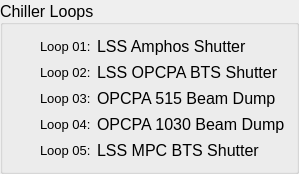
        <widget class="QGroupBox" name="ChillerLoops">
         <property name="sizePolicy">
          <sizepolicy hsizetype="MinimumExpanding" vsizetype="MinimumExpanding">
           <horstretch>3</horstretch>
           <verstretch>5</verstretch>
          </sizepolicy>
         </property>
         <property name="maximumSize">
          <size>
           <width>400</width>
           <height>16777215</height>
          </size>
         </property>
         <property name="font">
          <font>
           <pointsize>12</pointsize>
          </font>
         </property>
         <property name="title">
          <string>Chiller Loops</string>
         </property>
         <property name="alignment">
          <set>Qt::AlignLeading|Qt::AlignLeft|Qt::AlignVCenter</set>
         </property>
         <layout class="QVBoxLayout" name="verticalLayout_4">
          <item>
           <layout class="QHBoxLayout" name="horizontalLayout_24">
            <item>
             <widget class="PyDMByteIndicator" name="PyDMByteIndicator_14">
              <property name="minimumSize">
               <size>
                <width>20</width>
                <height>20</height>
               </size>
              </property>
              <property name="maximumSize">
               <size>
                <width>20</width>
                <height>20</height>
               </size>
              </property>
              <property name="toolTip">
               <string/>
              </property>
              <property name="channel" stdset="0">
               <string>ca://${P}:LPS:TEMP01:ERROR_RBV</string>
              </property>
              <property name="onColor" stdset="0">
               <color>
                <red>255</red>
                <green>0</green>
                <blue>0</blue>
               </color>
              </property>
              <property name="offColor" stdset="0">
               <color>
                <red>0</red>
                <green>255</green>
                <blue>0</blue>
               </color>
              </property>
              <property name="showLabels" stdset="0">
               <bool>false</bool>
              </property>
             </widget>
            </item>
            <item>
             <widget class="PyDMLabel" name="PyDMLabel_27">
              <property name="sizePolicy">
               <sizepolicy hsizetype="Fixed" vsizetype="Preferred">
                <horstretch>0</horstretch>
                <verstretch>0</verstretch>
               </sizepolicy>
              </property>
              <property name="font">
               <font>
                <pointsize>10</pointsize>
               </font>
              </property>
              <property name="toolTip">
               <string/>
              </property>
              <property name="text">
               <string>Loop 01:</string>
              </property>
             </widget>
            </item>
            <item>
             <widget class="PyDMLabel" name="PyDMLabel_12">
              <property name="toolTip">
               <string/>
              </property>
              <property name="text">
               <string>LSS Amphos Shutter</string>
              </property>
             </widget>
            </item>
           </layout>
          </item>
          <item>
           <layout class="QHBoxLayout" name="horizontalLayout_23">
            <item>
             <widget class="PyDMByteIndicator" name="PyDMByteIndicator_15">
              <property name="minimumSize">
               <size>
                <width>20</width>
                <height>20</height>
               </size>
              </property>
              <property name="maximumSize">
               <size>
                <width>20</width>
                <height>20</height>
               </size>
              </property>
              <property name="toolTip">
               <string/>
              </property>
              <property name="channel" stdset="0">
               <string>ca://${P}:LPS:TEMP02:ERROR_RBV</string>
              </property>
              <property name="onColor" stdset="0">
               <color>
                <red>255</red>
                <green>0</green>
                <blue>0</blue>
               </color>
              </property>
              <property name="offColor" stdset="0">
               <color>
                <red>0</red>
                <green>255</green>
                <blue>0</blue>
               </color>
              </property>
              <property name="showLabels" stdset="0">
               <bool>false</bool>
              </property>
             </widget>
            </item>
            <item>
             <widget class="PyDMLabel" name="PyDMLabel_28">
              <property name="sizePolicy">
               <sizepolicy hsizetype="Fixed" vsizetype="Preferred">
                <horstretch>0</horstretch>
                <verstretch>0</verstretch>
               </sizepolicy>
              </property>
              <property name="font">
               <font>
                <pointsize>10</pointsize>
               </font>
              </property>
              <property name="toolTip">
               <string/>
              </property>
              <property name="text">
               <string>Loop 02:</string>
              </property>
             </widget>
            </item>
            <item>
             <widget class="PyDMLabel" name="PyDMLabel_15">
              <property name="toolTip">
               <string/>
              </property>
              <property name="text">
               <string>LSS OPCPA BTS Shutter</string>
              </property>
             </widget>
            </item>
           </layout>
          </item>
          <item>
           <layout class="QHBoxLayout" name="horizontalLayout_22">
            <item>
             <widget class="PyDMByteIndicator" name="PyDMByteIndicator_16">
              <property name="minimumSize">
               <size>
                <width>20</width>
                <height>20</height>
               </size>
              </property>
              <property name="maximumSize">
               <size>
                <width>20</width>
                <height>20</height>
               </size>
              </property>
              <property name="toolTip">
               <string/>
              </property>
              <property name="channel" stdset="0">
               <string>ca://${P}:LPS:TEMP03:ERROR_RBV</string>
              </property>
              <property name="onColor" stdset="0">
               <color>
                <red>255</red>
                <green>0</green>
                <blue>0</blue>
               </color>
              </property>
              <property name="offColor" stdset="0">
               <color>
                <red>0</red>
                <green>255</green>
                <blue>0</blue>
               </color>
              </property>
              <property name="showLabels" stdset="0">
               <bool>false</bool>
              </property>
             </widget>
            </item>
            <item>
             <widget class="PyDMLabel" name="PyDMLabel_29">
              <property name="sizePolicy">
               <sizepolicy hsizetype="Fixed" vsizetype="Preferred">
                <horstretch>0</horstretch>
                <verstretch>0</verstretch>
               </sizepolicy>
              </property>
              <property name="font">
               <font>
                <pointsize>10</pointsize>
               </font>
              </property>
              <property name="toolTip">
               <string/>
              </property>
              <property name="text">
               <string>Loop 03:</string>
              </property>
             </widget>
            </item>
            <item>
             <widget class="PyDMLabel" name="PyDMLabel_16">
              <property name="toolTip">
               <string/>
              </property>
              <property name="text">
               <string>OPCPA 515 Beam Dump</string>
              </property>
             </widget>
            </item>
           </layout>
          </item>
          <item>
           <layout class="QHBoxLayout" name="horizontalLayout_21">
            <item>
             <widget class="PyDMByteIndicator" name="PyDMByteIndicator_20">
              <property name="minimumSize">
               <size>
                <width>20</width>
                <height>20</height>
               </size>
              </property>
              <property name="maximumSize">
               <size>
                <width>20</width>
                <height>20</height>
               </size>
              </property>
              <property name="toolTip">
               <string/>
              </property>
              <property name="channel" stdset="0">
               <string>ca://${P}:LPS:TEMP04:ERROR_RBV</string>
              </property>
              <property name="onColor" stdset="0">
               <color>
                <red>255</red>
                <green>0</green>
                <blue>0</blue>
               </color>
              </property>
              <property name="offColor" stdset="0">
               <color>
                <red>0</red>
                <green>255</green>
                <blue>0</blue>
               </color>
              </property>
              <property name="showLabels" stdset="0">
               <bool>false</bool>
              </property>
             </widget>
            </item>
            <item>
             <widget class="PyDMLabel" name="PyDMLabel_30">
              <property name="sizePolicy">
               <sizepolicy hsizetype="Fixed" vsizetype="Preferred">
                <horstretch>0</horstretch>
                <verstretch>0</verstretch>
               </sizepolicy>
              </property>
              <property name="font">
               <font>
                <pointsize>10</pointsize>
               </font>
              </property>
              <property name="toolTip">
               <string/>
              </property>
              <property name="text">
               <string>Loop 04:</string>
              </property>
             </widget>
            </item>
            <item>
             <widget class="PyDMLabel" name="PyDMLabel_17">
              <property name="toolTip">
               <string/>
              </property>
              <property name="text">
               <string>OPCPA 1030 Beam Dump</string>
              </property>
             </widget>
            </item>
           </layout>
          </item>
          <item>
           <layout class="QHBoxLayout" name="horizontalLayout_25">
            <item>
             <widget class="PyDMByteIndicator" name="PyDMByteIndicator_21">
              <property name="minimumSize">
               <size>
                <width>20</width>
                <height>20</height>
               </size>
              </property>
              <property name="maximumSize">
               <size>
                <width>20</width>
                <height>20</height>
               </size>
              </property>
              <property name="toolTip">
               <string/>
              </property>
              <property name="channel" stdset="0">
               <string>ca://${P}:LPS:TEMP05:ERROR_RBV</string>
              </property>
              <property name="onColor" stdset="0">
               <color>
                <red>255</red>
                <green>0</green>
                <blue>0</blue>
               </color>
              </property>
              <property name="offColor" stdset="0">
               <color>
                <red>0</red>
                <green>255</green>
                <blue>0</blue>
               </color>
              </property>
              <property name="showLabels" stdset="0">
               <bool>false</bool>
              </property>
             </widget>
            </item>
            <item>
             <widget class="PyDMLabel" name="PyDMLabel_33">
              <property name="sizePolicy">
               <sizepolicy hsizetype="Fixed" vsizetype="Preferred">
                <horstretch>0</horstretch>
                <verstretch>0</verstretch>
               </sizepolicy>
              </property>
              <property name="font">
               <font>
                <pointsize>10</pointsize>
               </font>
              </property>
              <property name="toolTip">
               <string/>
              </property>
              <property name="text">
               <string>Loop 05:</string>
              </property>
             </widget>
            </item>
            <item>
             <widget class="PyDMLabel" name="PyDMLabel_34">
              <property name="toolTip">
               <string/>
              </property>
              <property name="text">
               <string>LSS MPC BTS Shutter</string>
              </property>
             </widget>
            </item>
           </layout>
          </item>
         </layout>
        </widget>
